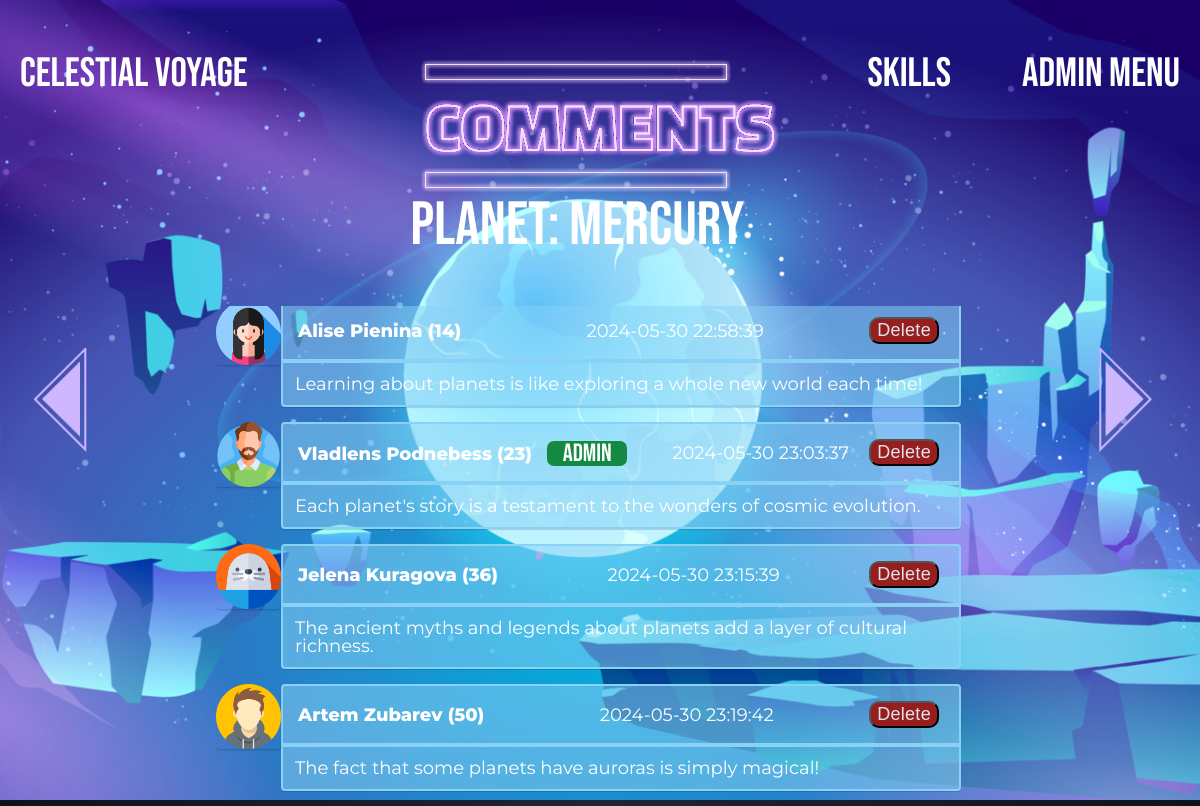
The page /php/admin-menu/moderate-comments/index.php (signed in) on the database its author committed.
### tables this page shows
CREATE TABLE IF NOT EXISTS `comments` (
  `ID_Comments` int NOT NULL AUTO_INCREMENT,
  `Comments_Users` int NOT NULL,
  `Date` datetime NOT NULL,
  `Text` text NOT NULL,
  `Comments_Cosmic-objects` int NOT NULL,
  `Likes` int unsigned NOT NULL DEFAULT '0',
  PRIMARY KEY (`ID_Comments`),
  KEY `FK_Comments_Users` (`Comments_Users`),
  KEY `FK_Comments_Cosmic-objects` (`Comments_Cosmic-objects`),
  CONSTRAINT `FK_Comments_Cosmic-objects` FOREIGN KEY (`Comments_Cosmic-objects`) REFERENCES `cosmic-objects` (`ID_Cosmic-objects`),
  CONSTRAINT `FK_Comments_Users` FOREIGN KEY (`Comments_Users`) REFERENCES `users` (`ID_users`)
);

CREATE TABLE IF NOT EXISTS `users` (
  `ID_users` int NOT NULL AUTO_INCREMENT,
  `Name` varchar(50) NOT NULL,
  `Surname` varchar(50) NOT NULL,
  `Email` varchar(50) NOT NULL,
  `Birthdate` date NOT NULL,
  `Password` varchar(50) NOT NULL,
  `Avatar` blob,
  `Admin` int NOT NULL DEFAULT '0',
  PRIMARY KEY (`ID_users`) USING BTREE
);

### php/admin-menu/moderate-comments/moderate-comments.php (called while the page is built, shortened)
<?php
require_once $_SERVER['DOCUMENT_ROOT'] . '/php/db.php';
$cosmicObjectId = isset($_GET['id']) ? intval($_GET['id']) : 1;
$sqlObject = "
    SELECT `Name`, (SELECT `Name` FROM `object-class` WHERE `ID_Object-class` = `Cosmic-objects_object-class`) AS `Class`
    FROM `cosmic-objects`
    WHERE `ID_Cosmic-objects` = ?";
$stmtObject = $conn->prepare($sqlObject);
$stmtObject->bind_param("i", $cosmicObjectId);
$stmtObject->execute();
$resultObject = $stmtObject->get_result();
$cosmicObject = $resultObject->fetch_assoc();
$sqlPlanets = "
    SELECT `ID_Cosmic-objects`, `Name`
    FROM `cosmic-objects`
    ORDER BY `ID_Cosmic-objects` ASC";
$stmtPlanets = $conn->prepare($sqlPlanets);
$stmtPlanets->execute();
$resultPlanets = $stmtPlanets->get_result();
$planets = [];
if ($resultPlanets->num_rows > 0) {
    while ($row = $resultPlanets->fetch_assoc()) {
        $planets[] = $row;
    }
}
$currentIndex = array_search($cosmicObjectId, array_column($planets, 'ID_Cosmic-objects'));
$prevIndex = $currentIndex - 1 >= 0 ? $currentIndex - 1 : count($planets) - 1;
$nextIndex = $currentIndex + 1 < count($planets) ? $currentIndex + 1 : 0;
$prevPlanet = $planets[$prevIndex];
$nextPlanet = $planets[$nextIndex];
$sqlComments = "
    SELECT comments.ID_Comments, comments.Text, comments.Date, users.Name, users.Surname, users.Avatar, users.Admin, comments.Likes
    FROM comments
    JOIN users ON comments.Comments_Users = users.ID_Users
    WHERE comments.`Comments_Cosmic-objects` = ?
    ORDER BY comments.Date DESC";
$stmtComments = $conn->prepare($sqlComments);
$stmtComments->bind_param("i", $cosmicObjectId);
$stmtComments->execute();
$resultComments = $stmtComments->get_result();
$comments = [];
if ($resultComments->num_rows > 0) {
    while($row = $resultComments->fetch_assoc()) {
        $comments[] = $row;
    }
}
?>

### php/admin-menu/moderate-comments/index.php (the view, shortened to what this page needs)
<!DOCTYPE html>
<html lang="en">
<head>
    <link rel="stylesheet" href="/css/reset.css">
    <link rel="stylesheet" href="/css/style.css">
    <link rel="stylesheet" href="/css/transitions.css">
</head>
<body>
    <?php include('moderate-comments.php'); ?>
    <header class="header">
        <div class="wrapper">
            <div class="header_wrapper">
                <div class="header_logo">
                    <a href="/html/main.html" class="header_logo">Celestial Voyage</a>
                </div>
                <nav class="header_nav">
                    <ul class="header_list">
                        <li class="header_item">
                            <a href="/html/skills.html" class="header_link">Skills</a>
                        </li>
                        <li class="header_item">
                            <a href="/php/admin-menu/admin-menu.php" class="header_link">Admin menu</a>
                        </li>
                    </ul>
                </nav>
            </div>
        </div>
    </header>
    <div class="calendars4-intro">
        <img src="/img/svg/press-scroll.svg" alt="press and scroll" class="press-button">
        <img src="/img/svg/comments-logo.svg" alt="skills" class="comments-logo">
        <div class="navigation-buttons">
            <a href="index.php?id=<?php echo $prevPlanet['ID_Cosmic-objects']; ?>">
                <img src="/img/svg/arrow-left.svg" alt="Previous" class="prev-button">
            </a>
            <a href="index.php?id=<?php echo $nextPlanet['ID_Cosmic-objects']; ?>">
                <img src="/img/svg/arrow-right.svg" alt="Next" class="next-button">
            </a>
        </div>
        <div class="object-info">
            <p><?php echo $cosmicObject['Class'] . ": " . $cosmicObject['Name']; ?></p>
        </div>
        <div class="comments-container">
            <ul id="comments-list" class="comments-list">
                <?php foreach ($comments as $comment): ?>
                <li>
                    <div class="comment-main-level">
                        <div class="comment-avatar"><img src="<?php echo $comment['Avatar']; ?>" alt=""></div>
                        <div class="comment-box">
                            <div class="comment-head" style="background-color: rgba(138, 210, 245, 0.527); border: 2px solid rgba(138, 210, 245, 1)">
                                <h1 class="comment-name">
                                    <?php echo $comment['Name'] . ' ' . $comment['Surname']; ?>
                                    (<?php echo $comment['ID_Comments']; ?>)
                                    <?php if ($comment['Admin'] == 1): ?>
                                        <div class="comments user_status" name="Admin">Admin</div>
                                    <?php endif; ?>
                                </h1>
                                <span><?php echo $comment['Date']; ?></span>
                                <button class="delete-comment" data-comment-id="<?php echo $comment['ID_Comments']; ?>">Delete</button>
                            </div>
                            <div class="comment-content" style="background-color: rgba(138, 210, 245, 0.527); border: 2px solid rgba(138, 210, 245, 1)">
                                <?php echo $comment['Text']; ?>
                            </div>
                        </div>
                    </div>
                </li>
                <?php endforeach; ?>
            </ul>
        </div>
    </div>
</body>
</html>

### css/style.css (style rules this page uses)
h1 { font-size: 30px; font-weight: bold; margin: 0; }
html { box-sizing: border-box; }
html, body { width: 100%; height: 100%; margin: 0; padding: 0; background: radial-gradient(ellipse at bottom, #1b2735 0%, #090a0f 100%); overflow: hidden; }
*, *::before, *::after { box-sizing: inherit; }
body { font-family: 'Montserrat'; font-weight: 400; font-size: 26px; text-align: center; color: #fff; background-color: rgba(0, 0, 0, 0); overflow: hidden; }
.wrapper { max-width: 2000px; margin: 0 auto; }
.header { position: fixed; top: 0; left: 0; width: 100%; }
.header_wrapper { display: flex; flex-wrap: wrap; align-items: flex-end; justify-content: space-between; padding-top: 49px; }
.header_list { display: flex; flex-wrap: wrap; }
.header_item { margin-right: 71px; }
.header_item:last-child { margin-right: 20px; }
.header_logo:last-child { margin-left: 20px; }
.header_link, .header_logo { font-family: 'Bebas Neue'; font-weight: 400; font-size: 41px; line-height: 49px; text-align: center; color: #fff; text-decoration: none; }
.press-button { position: fixed; left: 50%; transform: translateX(-50%); bottom: 40px; }
::placeholder { color: #ffffff9a; }
.navigation-buttons { position: relative; top: 50%; left: 50%; transform: translateX(-50%); display: flex; justify-content: space-between; margin: 0 20px; }
.navigation-buttons img { margin: 0 20px; transform: translate(-50%, -50%); }
.calendars4-intro { height: 100vh; background: url(/img/backgrounds/calendar4-bg.jpg) black no-repeat center/cover;; background-size: cover; }
.user_status { text-align: center; font-family: 'Bebas Neue', sans-serif; position: absolute; border-radius: 7px; margin-right: 5px; background-color: #138a40; font-size: 25px; font-weight: 300; width: 80px; height: 25px; bottom: 20px; border: none; }
.comments-logo { position: absolute; left: 50%; transform: translateX(-50%); top: 60px; filter: brightness(120%); }
.comments-list .comment-name, .comments-list .comment-content, .comments-box .comment-head span { font-size: 18px; }
.comments-container { margin: 0 auto 15px; width: 768px; display: flex; height: 550px; flex-direction: column; justify-content: flex-end; overflow: hidden; }
.comments-list { position: relative; overflow-y: auto; display: flex; flex-direction: column-reverse; max-height: calc(100vh - 300px); }
.comment-name { display: inline-block; margin-right: 10px; color: #ffffff; font-size: 41px; white-space: nowrap; text-align: left; }
.comment-name { font-size: 61px; left: 50%; }
.comments-list .comment-avatar { width: 65px; height: 65px; position: relative; z-index: 99; float: left; border-radius: 4px; box-shadow: 0 1px 2px rgba(0, 0, 0, 0.2); overflow: hidden; }
.comments-list .comment-avatar img { width: 100%; height: 100%; }
.comment-main-level { display: flex; margin-bottom: 15px; }
.comment-box { width: 680px; float: right; box-shadow: 0 1px 1px rgba(0, 0, 0, 0.15); border-radius: 4px; }
.comment-box .comment-head { justify-content: space-between; display: flex; align-items: center; background-color: rgba(206, 183, 255, 0.527); padding: 15px 15px; border: 2px solid rgba(206, 183, 255, 1); border-top-left-radius: 4px; border-top-right-radius: 4px; }
.comment-head span { font-size: 18px; margin-left: 10px; float: right; }
.comment-box .comment-name { font-weight: 700; float: left; align-items: center; }
.comment-head { position: relative; display: flex; justify-content: space-between; align-items: center; width: 100%; }
.comment-box .comment-content { text-align: left; border: 2px solid rgba(206, 183, 255, 1); background-color: rgba(206, 183, 255, 0.527); padding: 12px; border-bottom-left-radius: 4px; border-bottom-right-radius: 4px; }
.object-info { font-family: 'Bebas Neue', sans-serif; font-size: 61px; margin-top: 90px; text-align: center; margin-right: 45px; }
.user_status.comments { margin-left: 10px; display: inline-block; position: relative; top: 1px; }
.delete-comment { border-radius: 10px; margin-right: 5px; background-color: #961e1e; font-size: 18px; letter-spacing: 0.3px; font-weight: 300; color: #e3e3e9; }

### rows shown on the page
cosmic-objects: Name "Mercury"
comments: Comments_Users.Avatar (picture), Comments_Users.Name "Artem", Comments_Users.Surname "Zubarev", ID_Comments "50", Date "2024-05-30 23:19:42", Text "The fact that some planets have auroras is simply magical!"
comments: Comments_Users.Avatar (picture), Comments_Users.Name "Jelena", Comments_Users.Surname "Kuragova", ID_Comments "36", Date "2024-05-30 23:15:39", Text "The ancient myths and legends about planets add a layer of cultural richness."
comments: Comments_Users.Avatar (picture), Comments_Users.Name "Vladlens", Comments_Users.Surname "Podnebess", ID_Comments "23", shows "Admin", Date "2024-05-30 23:03:37", Text "Each planet's story is a testament to the wonders of cosmic evolution."
comments: Comments_Users.Avatar (picture), Comments_Users.Name "Alise", Comments_Users.Surname "Pienina", ID_Comments "14", Date "2024-05-30 22:58:39", Text "Learning about planets is like exploring a whole new world each time!"

### other values the page prints
$cosmicObject['Class'] "Planet"
